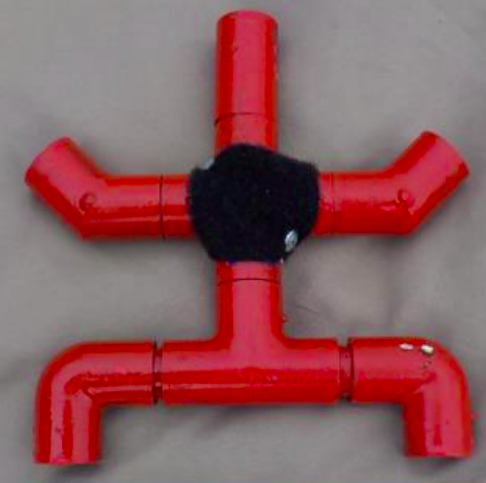
#> input picture mapping/objects_detection/star.png, 486 x 483 px
$ python features_matching.py
#> lines starting #> are read from the running program, lines starting #| are printed output that depends on the picture
import cv2
import numpy as np
img1 = cv2.imread("star.png", cv2.IMREAD_GRAYSCALE)
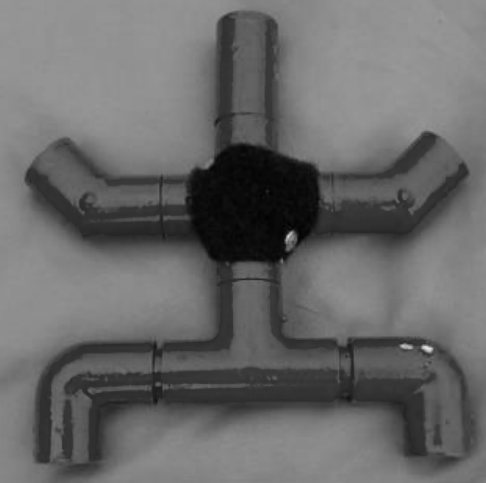
#> img1: shape (483, 486); min 0, max 228, mean 104.9
img2 = cv2.imread("star2.png", cv2.IMREAD_GRAYSCALE)
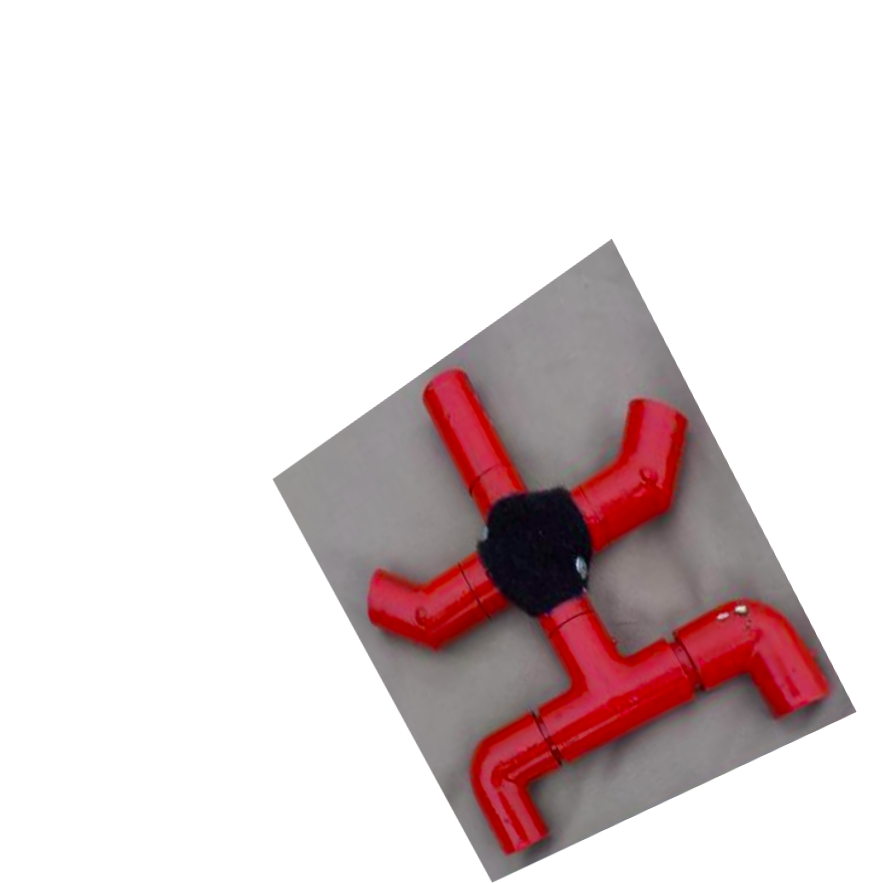
#> input picture mapping/objects_detection/star2.png, 886 x 883 px
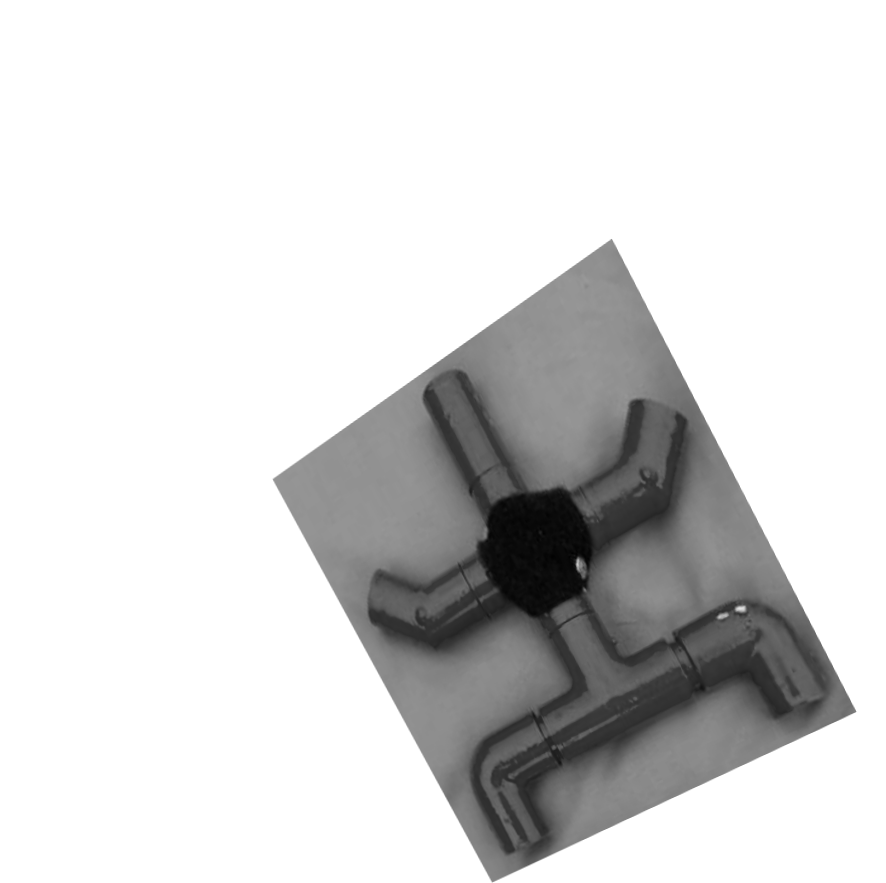
#> img2: shape (883, 886); min 1, max 255, mean 216.2

# ORB Detector
orb = cv2.ORB_create()
kp1, des1 = orb.detectAndCompute(img1, None)
#> kp1 = 456 keypoints; strongest (x, y, size): (424, 347, 37.2), (423, 347, 31), (290, 233, 53.6), (425, 346, 44.6)
kp2, des2 = orb.detectAndCompute(img2, None)
#> kp2 = 479 keypoints; strongest (x, y, size): (737, 608, 37.2), (743, 608, 37.2), (736, 609, 31), (738, 608, 64.3)

# Brute Force Matching
bf = cv2.BFMatcher(cv2.NORM_HAMMING, crossCheck=True)
matches = bf.match(des1, des2)
#> matches = 267 matches
matches = sorted(matches, key = lambda x:x.distance)
matching_result = cv2.drawMatches(img1, kp1, img2, kp2, matches[:50], None, flags=2)
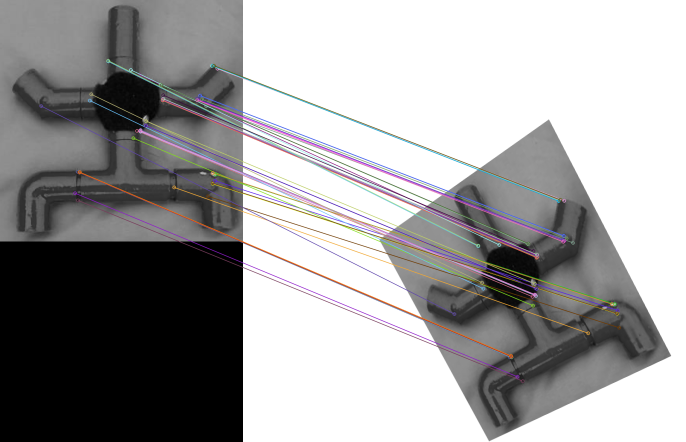
#> matching_result: shape (883, 1372, 3) (shown at 1/2 size); mean of channels 0, 1, 2 158.8, 158.3, 159.1; drawn as B, G, R

cv2.namedWindow("Matching result", cv2.WINDOW_NORMAL)
cv2.resizeWindow("Matching result", 1024, 800)
cv2.imshow("Matching result", matching_result)
cv2.waitKey(0)
cv2.destroyAllWindows()
